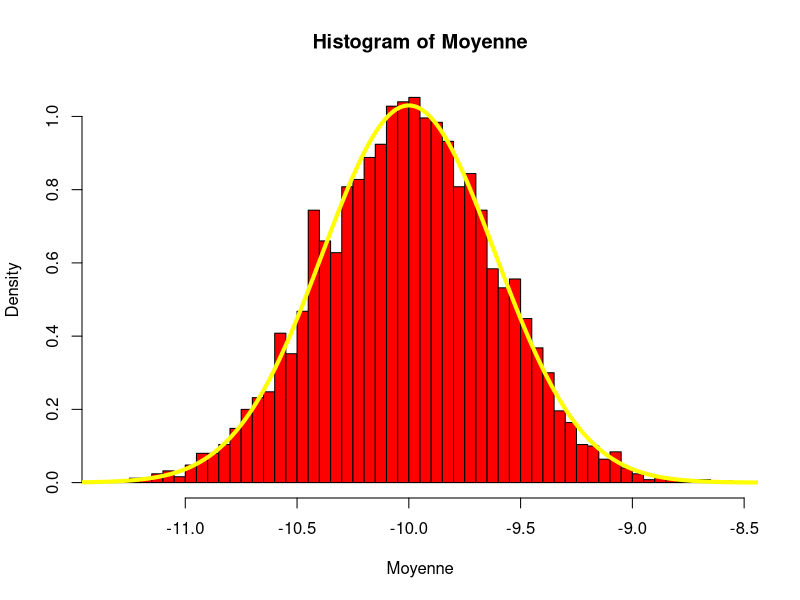
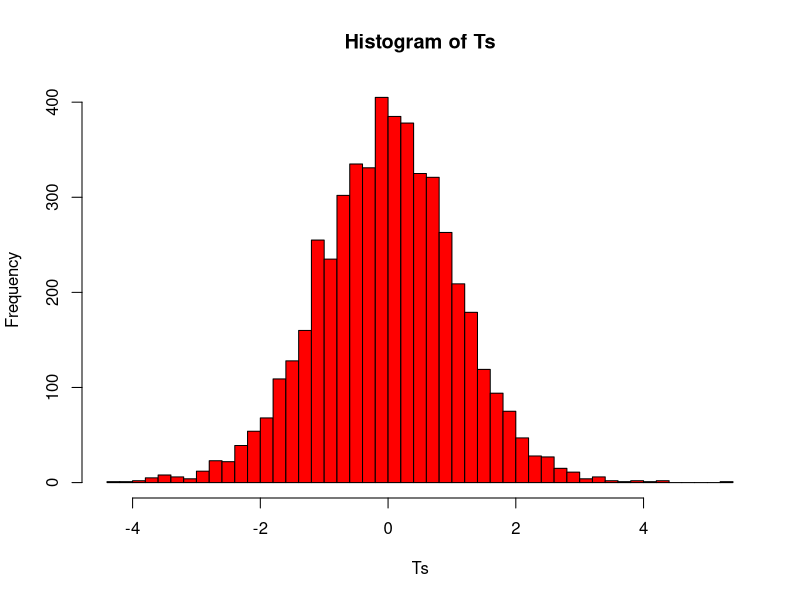
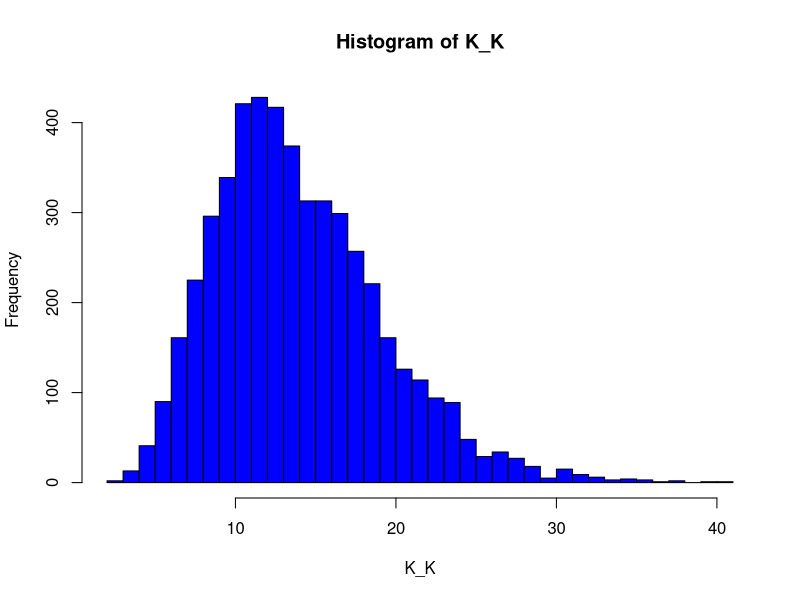

Reproduce these figures in R, in order.
# Exercice 1:
# 1- Calcul de la moyenne, de la variance et representation graphique
M=5000; n=15; mu=-10; sigma=1.5
Realisation=matrix(ncol=n, nrow=M)
Moyenne = c()
Variance = c()
for (i in 1:M){
  Realisation[i,]=rnorm(n, mu, sigma)
  Moyenne[i] = mean(Realisation[i, ])
  Variance[i] = var(Realisation[i,])
}

hist(Moyenne, col='red', breaks=50, probability = TRUE)
x = seq(-12, -8, length=500); y=dnorm(x, mu, sigma/sqrt(n))
lines(x, y, col='yellow', lwd=4)
# la variable Moyenne suit la loi normale de parametre
# sigma_Moy = sigma/sqrt(n)  et mu_Moy = mu
# 2- calcul des proportions
A = Moyenne[Moyenne <= -9.5 & Moyenne >= -10.5]
B = Variance[Variance <= 4 & Variance >= 2]
C = Variance[Variance <= 4 & Variance >= 2 & Moyenne <= -9.5 & Moyenne >= -10.5]
(P_A = length(A)/M); (P_B = length(B)/M); (P_C = length(C)/M)
# 3- Calcul des probabilites
prob_A = pnorm(-9.5, mu, sqrt(sigma^2/n))- pnorm(-10.5, mu, sigma/sqrt(n))
prob_B = P_B; prob_C = P_C; (prob_A_B = prob_A*prob_B)
# les evenments sont independants
# 4- Coefficient de correlation entre Xbar et Sc²
cor(Moyenne, Variance)

# 5- On definit Ts
Ts = sqrt(n)*(Moyenne + 10)/sqrt(Variance)
hist(Ts, col='red', breaks=50)
# Ts suit une loi normale
# 6- On definit la variable
K_K=(n - 1)*Variance/(sigma*sigma)
hist(K_K, col='blue', breaks=50)
# le graphique ressemble plus ou moins à celui de la densite d'une 
# loi normale
